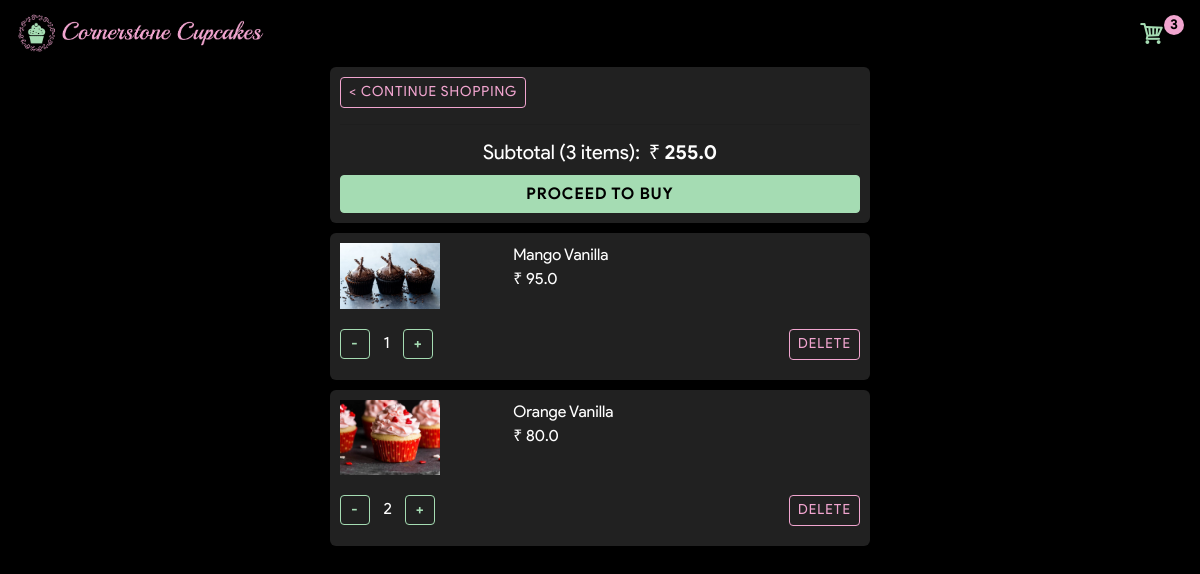
The app's page /cart/ (signed in) with its own data.
### store/models.py (models this page shows, shortened)
class Order(models.Model):
	STATUS 			= (
		('Pending', 'Pending'),
		('Ready', 'Ready'),
		('Delivered', 'Delivered'),
	)
	customer 		= models.ForeignKey(Customer, on_delete=models.SET_NULL, null=True)
	date_ordered 	= models.DateTimeField(auto_now_add=True)
	status 			= models.CharField(max_length=200, null=True, choices=STATUS, default='Pending')
	paid 			= models.BooleanField(default=False, null=True)
	complete 		= models.BooleanField(default=False)
	transaction_id 	= models.CharField(max_length=100, null=True)
	@property
	def get_cart_total(self):
		orderitems 	= self.orderitem_set.all()
		total 		= sum([item.get_total for item in orderitems])
		return total
	@property
	def get_cart_items(self):
		orderitems 	= self.orderitem_set.all()
		total 		= sum([item.quantity for item in orderitems])
		return total

class OrderItem(models.Model):
	product 		= models.ForeignKey(Product, on_delete=models.SET_NULL, null=True)
	order 			= models.ForeignKey(Order, on_delete=models.SET_NULL, null=True)
	quantity 		= models.IntegerField(default=0, null=True, blank=True)
	@property
	def get_total(self):
		total 		= self.product.price * self.quantity
		return total

class Product(models.Model):
	name 			= models.CharField(max_length=200)
	description 	= models.CharField(max_length=200, null=True)
	price 			= models.DecimalField(max_digits=7, decimal_places=2)
	availability 	= models.BooleanField(default=True)
	image			= models.ImageField(null=True, blank=True)
	@property
	def imageURL(self):
		try:
			url 	= self.image.url
		except:
			url 	= '/images/comingsoon.jpg'
		return url

### store/views.py (the view)
# urls.py: path('cart/', cart, name='cart'),
def cart(request):
	data = cartData(request)
	cartItems = data['cartItems']
	order = data['order']
	items = data['items']
	context 			= {
		'items' 	: items,
		'order'		: order,
		'cartItems' : cartItems,
	}
	return render(request, 'store/cart.html', context)

### store/utils.py (called while the page is built)
def cartData(request):
	if request.user.is_authenticated:
		customer 		= request.user.customer
		order, created 	= Order.objects.get_or_create(customer=customer, complete=False)
		items 			= order.orderitem_set.all()
		cartItems 		= order.get_cart_items
	else:
		cookieData 		= cookieCart(request)
		items 			= cookieData['items']
		order 			= cookieData['order']
		cartItems 		= cookieData['cartItems']
	return {
		'items' 	: items,
		'order'		: order,
		'cartItems' : cartItems,
	}

### store/templates/store/cart.html
{% extends 'store/main.html' %}
{% load static %}
{% block content %}
<div class="row">
	<div class="col-lg-6" style="margin: auto;">
		<div class="box-element" style="position: sticky; top: 10px;">
			<a  class="btn btn-outline-warning btn-sm" href="{% url 'store' %}">< Continue Shopping</a>
			<br>
			<hr>
			<div class="subtotal" style="text-align: center;">
				<h5 style="margin-bottom: 10px; font-family:'product_sansregular'; font-weight: normal; ">Subtotal ({{order.get_cart_items}} items):&nbsp;&nbsp;<strong>&#8377; {{order.get_cart_total|floatformat:1}}</strong></h5>
				<a class="btn btn-success btn-block" href="{% url 'checkout' %}">Proceed to Buy</a>
			</div>
		</div>
		{% for item in items %}
		<div class="box-element">
			<div class="cart-row" style="margin-bottom: 20px">
				<div style="flex:1"><img class="row-image" src="{{item.product.imageURL}}"></div>
				<div style="flex:2">
					<p>{{item.product.name}}<br>&#8377; {{item.product.price|floatformat:1}}</p>
				</div>
			</div>
			<div class="cart-row">
				<div style="flex:2;">
					<button data-product="{{item.product.id}}" data-action="remove" class="btn btn-sm btn-outline-primary addsub update-cart" style="margin-right: 10px;"><strong>-</strong></button>
					{{item.quantity}}
					<button data-product="{{item.product.id}}" data-action="add" class="btn btn-sm btn-outline-primary addsub update-cart" style="margin-left: 10px;"><strong>+</strong></button>
				</div>
				<div style="flex:1;">
					<button data-product="{{item.product.id}}" data-action="delete" class="btn btn-outline-warning btn-sm update-cart" style="float: right;">Delete</button>
				</div>
			</div>
		</div>
		{% endfor %}
	</div>
</div>
{% endblock content %}

### static/css/main.css (style rules this page uses)
body { background-color: #000; color: #fff; font-family: product_sansregular; font-weight: normal; }
strong { font-family: product_sansbold; font-weight: normal; }
h1,h2,h3,h4,h5,h6 { color: #fff; font-family: product_sansbold; font-weight: normal; }
.box-element { background-color: #212121; border-radius: 6px; padding: 10px; margin-top: : 10px; margin-bottom: 10px; }
.addsub { width:30px; height: 30px; }
.col-lg-4, .col-lg-6, .col-lg-8, .col-lg-12 { margin-top: 10px; }
.btn { border-radius: 4px; }
.row-image { width: 100px; height: 100%; overflow: hidden; object-fit: cover; }
.cart-row { display: flex; align-items: flex-stretch; margin-bottom: 10px; }
.btn-outline-warning, .btn-outline-warning:visited, .btn-outline-danger, .btn-outline-danger:visited { border-color: #f1a5cf!important; color: #f1a5cf; font-family: product_sansregular; font-weight: normal; text-transform: uppercase; letter-spacing: 1px; }
.btn-success, .btn-success:hover, .btn-success:active, .btn-success:visited, .btn-primary, .btn-primary:hover, .btn-primary:active, .btn-primary:visited { background-color: #a5dcb3!important; border-color: #a5dcb3!important; color: #000; font-family: product_sansbold; font-weight: normal; text-transform: uppercase; letter-spacing: 1px; }
.btn-outline-primary, .btn-outline-primary:visited, .btn-outline-success, .btn-outline-success:visited { border-color: #a5dcb3!important; color: #a5dcb3; font-family: product_sansregular; font-weight: normal; text-transform: uppercase; letter-spacing: 1px; }

### records on screen
Order: get_cart_items "3", get_cart_total "255.0"
OrderItem: product.imageURL (picture), product.name "Mango Vanilla", product.price "95.0", quantity "1"
OrderItem: product.imageURL (picture), product.name "Orange Vanilla", product.price "80.0", quantity "2"

### other values on screen
{{ cartItems }} "3"
